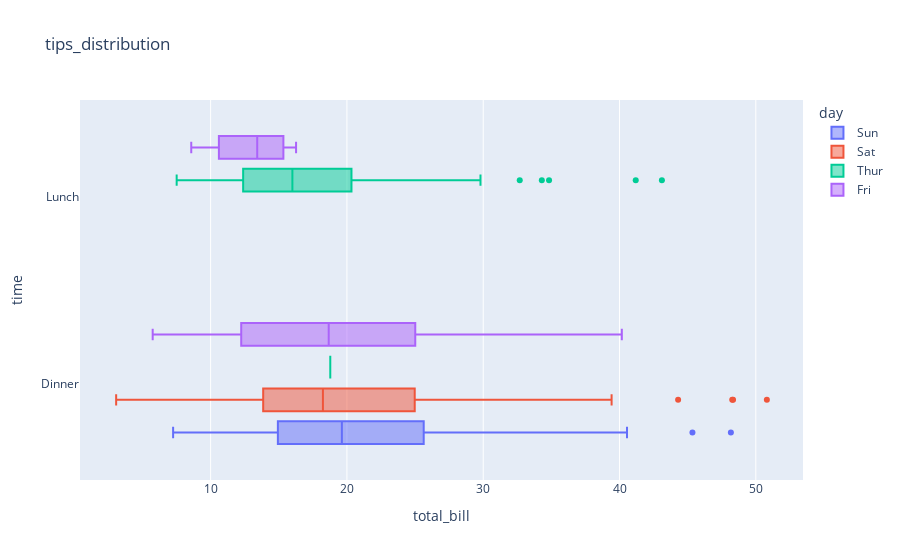

Notebook code for this chart:
### Code cell
# Adding a 'color' dimension for 'day' to differentiate the box plot across days
px.box(data_frame=tips,x="total_bill",y="time",title="tips_distribution",color="day")

### Figure 1 — Plotly figure (JSON) as saved in the notebook; plotly's stock layout.template omitted (floating-point values rounded to 4 significant figures)
{"data": [{"alignmentgroup": "True", "hovertemplate": "day=Sun<br>total_bill=%{x}<br>time=%{y}<extra></extra>", "legendgroup": "Sun", "marker": {"color": "#636efa"}, "name": "Sun", "notched": false, "offsetgroup": "Sun", "orientation": "h", "showlegend": true, "type": "box", "x": [16.99, 10.34, 21.01, 23.68, 24.59, 25.29, 8.77, 26.88, 15.04, 14.78, 10.27, 35.26, 15.42, 18.43, 14.83, 21.58, 10.33, 16.29, 16.97, 17.46, 13.94, 9.68, 30.4, 18.29, 22.23, 32.4, 28.55, 18.04, 12.54, 10.29, 34.81, 9.94, 25.56, 19.49, 38.07, 23.95, 25.71, 17.31, 29.93, 14.07, 13.13, 17.26, 24.55, 19.77, 29.85, 48.17, 25, 13.39, 16.49, 21.5, 12.66, 16.21, 13.81, 17.51, 24.52, 20.76, 31.71, 7.25, 31.85, 16.82, 32.9, 17.89, 14.48, 9.6, 34.63, 34.65, 23.33, 45.35, 23.17, 40.55, 20.69, 20.9, 30.46, 18.15, 23.1, 15.69], "x0": " ", "xaxis": "x", "y": ["Dinner", "Dinner", "Dinner", "Dinner", "Dinner", "Dinner", "Dinner", "Dinner", "Dinner", "Dinner", "Dinner", "Dinner", "Dinner", "Dinner", "Dinner", "Dinner", "Dinner", "Dinner", "Dinner", "Dinner", "Dinner", "Dinner", "Dinner", "Dinner", "Dinner", "Dinner", "Dinner", "Dinner", "Dinner", "Dinner", "Dinner", "Dinner", "Dinner", "Dinner", "Dinner", "Dinner", "Dinner", "Dinner", "Dinner", "Dinner", "Dinner", "Dinner", "Dinner", "Dinner", "Dinner", "Dinner", "Dinner", "Dinner", "Dinner", "Dinner", "Dinner", "Dinner", "Dinner", "Dinner", "Dinner", "Dinner", "Dinner", "Dinner", "Dinner", "Dinner", "Dinner", "Dinner", "Dinner", "Dinner", "Dinner", "Dinner", "Dinner", "Dinner", "Dinner", "Dinner", "Dinner", "Dinner", "Dinner", "Dinner", "Dinner", "Dinner"], "y0": " ", "yaxis": "y"}, {"alignmentgroup": "True", "hovertemplate": "day=Sat<br>total_bill=%{x}<br>time=%{y}<extra></extra>", "legendgroup": "Sat", "marker": {"color": "#EF553B"}, "name": "Sat", "notched": false, "offsetgroup": "Sat", "orientation": "h", "showlegend": true, "type": "box", "x": [20.65, 17.92, 20.29, 15.77, 39.42, 19.82, 17.81, 13.37, 12.69, 21.7, 19.65, 9.55, 18.35, 15.06, 20.69, 17.78, 24.06, 16.31, 16.93, 18.69, 31.27, 16.04, 38.01, 26.41, 11.24, 48.27, 20.29, 13.81, 11.02, 18.29, 17.59, 20.08, 16.45, 3.07, 20.23, 15.01, 12.02, 17.07, 26.86, 25.28, 14.73, 10.51, 17.92, 44.3, 22.42, 20.92, 15.36, 20.49, 25.21, 18.24, 14.31, 14, 7.25, 10.59, 10.63, 50.81, 15.81, 26.59, 38.73, 24.27, 12.76, 30.06, 25.89, 48.33, 13.27, 28.17, 12.9, 28.15, 11.59, 7.74, 30.14, 20.45, 13.28, 22.12, 24.01, 15.69, 11.61, 10.77, 15.53, 10.07, 12.6, 32.83, 35.83, 29.03, 27.18, 22.67, 17.82], "x0": " ", "xaxis": "x", "y": ["Dinner", "Dinner", "Dinner", "Dinner", "Dinner", "Dinner", "Dinner", "Dinner", "Dinner", "Dinner", "Dinner", "Dinner", "Dinner", "Dinner", "Dinner", "Dinner", "Dinner", "Dinner", "Dinner", "Dinner", "Dinner", "Dinner", "Dinner", "Dinner", "Dinner", "Dinner", "Dinner", "Dinner", "Dinner", "Dinner", "Dinner", "Dinner", "Dinner", "Dinner", "Dinner", "Dinner", "Dinner", "Dinner", "Dinner", "Dinner", "Dinner", "Dinner", "Dinner", "Dinner", "Dinner", "Dinner", "Dinner", "Dinner", "Dinner", "Dinner", "Dinner", "Dinner", "Dinner", "Dinner", "Dinner", "Dinner", "Dinner", "Dinner", "Dinner", "Dinner", "Dinner", "Dinner", "Dinner", "Dinner", "Dinner", "Dinner", "Dinner", "Dinner", "Dinner", "Dinner", "Dinner", "Dinner", "Dinner", "Dinner", "Dinner", "Dinner", "Dinner", "Dinner", "Dinner", "Dinner", "Dinner", "Dinner", "Dinner", "Dinner", "Dinner", "Dinner", "Dinner"], "y0": " ", "yaxis": "y"}, {"alignmentgroup": "True", "hovertemplate": "day=Thur<br>total_bill=%{x}<br>time=%{y}<extra></extra>", "legendgroup": "Thur", "marker": {"color": "#00cc96"}, "name": "Thur", "notched": false, "offsetgroup": "Thur", "orientation": "h", "showlegend": true, "type": "box", "x": [27.2, 22.76, 17.29, 19.44, 16.66, 10.07, 32.68, 15.98, 34.83, 13.03, 18.28, 24.71, 21.16, 10.65, 12.43, 24.08, 11.69, 13.42, 14.26, 15.95, 12.48, 29.8, 8.52, 14.52, 11.38, 22.82, 19.08, 20.27, 11.17, 12.26, 18.26, 8.51, 10.33, 14.15, 16, 13.16, 17.47, 34.3, 41.19, 27.05, 16.43, 8.35, 18.64, 11.87, 9.78, 7.51, 19.81, 28.44, 15.48, 16.58, 7.56, 10.34, 43.11, 13, 13.51, 18.71, 12.74, 13, 16.4, 20.53, 16.47, 18.78], "x0": " ", "xaxis": "x", "y": ["Lunch", "Lunch", "Lunch", "Lunch", "Lunch", "Lunch", "Lunch", "Lunch", "Lunch", "Lunch", "Lunch", "Lunch", "Lunch", "Lunch", "Lunch", "Lunch", "Lunch", "Lunch", "Lunch", "Lunch", "Lunch", "Lunch", "Lunch", "Lunch", "Lunch", "Lunch", "Lunch", "Lunch", "Lunch", "Lunch", "Lunch", "Lunch", "Lunch", "Lunch", "Lunch", "Lunch", "Lunch", "Lunch", "Lunch", "Lunch", "Lunch", "Lunch", "Lunch", "Lunch", "Lunch", "Lunch", "Lunch", "Lunch", "Lunch", "Lunch", "Lunch", "Lunch", "Lunch", "Lunch", "Lunch", "Lunch", "Lunch", "Lunch", "Lunch", "Lunch", "Lunch", "Dinner"], "y0": " ", "yaxis": "y"}, {"alignmentgroup": "True", "hovertemplate": "day=Fri<br>total_bill=%{x}<br>time=%{y}<extra></extra>", "legendgroup": "Fri", "marker": {"color": "#ab63fa"}, "name": "Fri", "notched": false, "offsetgroup": "Fri", "orientation": "h", "showlegend": true, "type": "box", "x": [28.97, 22.49, 5.75, 16.32, 22.75, 40.17, 27.28, 12.03, 21.01, 12.46, 11.35, 15.38, 12.16, 13.42, 8.58, 15.98, 13.42, 16.27, 10.09], "x0": " ", "xaxis": "x", "y": ["Dinner", "Dinner", "Dinner", "Dinner", "Dinner", "Dinner", "Dinner", "Dinner", "Dinner", "Dinner", "Dinner", "Dinner", "Lunch", "Lunch", "Lunch", "Lunch", "Lunch", "Lunch", "Lunch"], "y0": " ", "yaxis": "y"}], "layout": {"boxmode": "group", "legend": {"title": {"text": "day"}, "tracegroupgap": 0}, "title": {"text": "tips_distribution"}, "xaxis": {"anchor": "y", "domain": [0, 1], "title": {"text": "total_bill"}}, "yaxis": {"anchor": "x", "domain": [0, 1], "title": {"text": "time"}}}}
